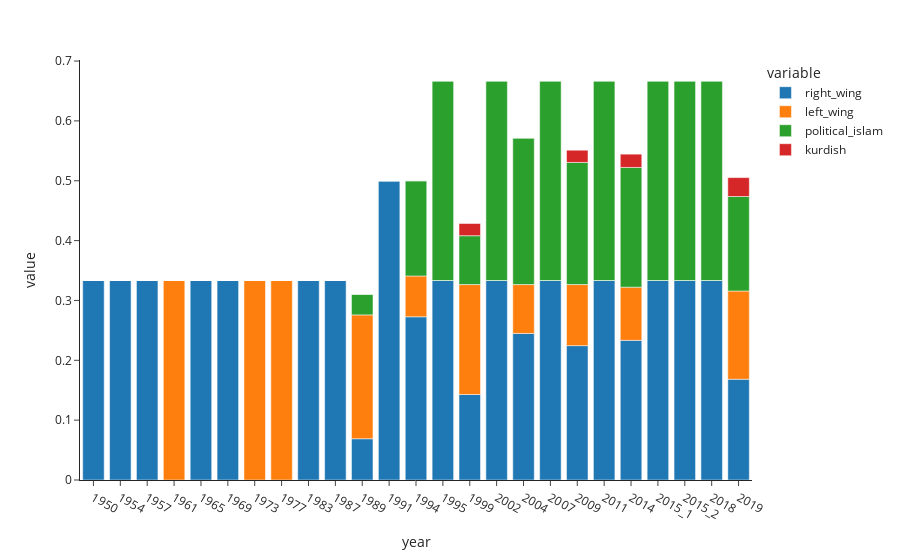

Source (notebook cell):
### Code cell
fig = px.bar(alignment[alignment.variable.isin(["left_wing", "right_wing", "political_islam", "kurdish"])], 
              x='year', y='value', color = "variable", template = "simple_white")
fig.show(height = 500, width = 1000)

### Figure 1 — Plotly figure (JSON) as saved in the notebook; plotly's stock layout.template omitted (floating-point values rounded to 4 significant figures)
{"data": [{"alignmentgroup": "True", "hovertemplate": "variable=right_wing<br>year=%{x}<br>value=%{y}<extra></extra>", "legendgroup": "right_wing", "marker": {"color": "#1F77B4", "pattern": {"shape": ""}}, "name": "right_wing", "offsetgroup": "right_wing", "orientation": "v", "showlegend": true, "textposition": "auto", "type": "bar", "x": ["1950", "1954", "1957", "1961", "1965", "1969", "1973", "1977", "1983", "1987", "1989", "1991", "1994", "1995", "1999", "2002", "2004", "2007", "2009", "2011", "2014", "2015_1", "2015_2", "2018", "2019"], "xaxis": "x", "y": [0.3333, 0.3333, 0.3333, 0, 0.3333, 0.3333, 0, 0, 0.3333, 0.3333, 0.06897, 0.5, 0.2727, 0.3333, 0.1429, 0.3333, 0.2449, 0.3333, 0.2245, 0.3333, 0.2333, 0.3333, 0.3333, 0.3333, 0.1684], "yaxis": "y"}, {"alignmentgroup": "True", "hovertemplate": "variable=left_wing<br>year=%{x}<br>value=%{y}<extra></extra>", "legendgroup": "left_wing", "marker": {"color": "#FF7F0E", "pattern": {"shape": ""}}, "name": "left_wing", "offsetgroup": "left_wing", "orientation": "v", "showlegend": true, "textposition": "auto", "type": "bar", "x": ["1950", "1954", "1957", "1961", "1965", "1969", "1973", "1977", "1983", "1987", "1989", "1991", "1994", "1995", "1999", "2002", "2004", "2007", "2009", "2011", "2014", "2015_1", "2015_2", "2018", "2019"], "xaxis": "x", "y": [0, 0, 0, 0.3333, 0, 0, 0.3333, 0.3333, 0, 0, 0.2069, 0, 0.06818, 0, 0.1837, 0, 0.08163, 0, 0.102, 0, 0.08889, 0, 0, 0, 0.1474], "yaxis": "y"}, {"alignmentgroup": "True", "hovertemplate": "variable=political_islam<br>year=%{x}<br>value=%{y}<extra></extra>", "legendgroup": "political_islam", "marker": {"color": "#2CA02C", "pattern": {"shape": ""}}, "name": "political_islam", "offsetgroup": "political_islam", "orientation": "v", "showlegend": true, "textposition": "auto", "type": "bar", "x": ["1950", "1954", "1957", "1961", "1965", "1969", "1973", "1977", "1983", "1987", "1989", "1991", "1994", "1995", "1999", "2002", "2004", "2007", "2009", "2011", "2014", "2015_1", "2015_2", "2018", "2019"], "xaxis": "x", "y": [0, 0, 0, 0, 0, 0, 0, 0, 0, 0, 0.03448, 0, 0.1591, 0.3333, 0.08163, 0.3333, 0.2449, 0.3333, 0.2041, 0.3333, 0.2, 0.3333, 0.3333, 0.3333, 0.1579], "yaxis": "y"}, {"alignmentgroup": "True", "hovertemplate": "variable=kurdish<br>year=%{x}<br>value=%{y}<extra></extra>", "legendgroup": "kurdish", "marker": {"color": "#D62728", "pattern": {"shape": ""}}, "name": "kurdish", "offsetgroup": "kurdish", "orientation": "v", "showlegend": true, "textposition": "auto", "type": "bar", "x": ["1950", "1954", "1957", "1961", "1965", "1969", "1973", "1977", "1983", "1987", "1989", "1991", "1994", "1995", "1999", "2002", "2004", "2007", "2009", "2011", "2014", "2015_1", "2015_2", "2018", "2019"], "xaxis": "x", "y": [0, 0, 0, 0, 0, 0, 0, 0, 0, 0, 0, 0, 0, 0, 0.02041, 0, 0, 0, 0.02041, 0, 0.02222, 0, 0, 0, 0.03158], "yaxis": "y"}], "layout": {"barmode": "relative", "legend": {"title": {"text": "variable"}, "tracegroupgap": 0}, "margin": {"t": 60}, "xaxis": {"anchor": "y", "domain": [0, 1], "title": {"text": "year"}}, "yaxis": {"anchor": "x", "domain": [0, 1], "title": {"text": "value"}}}}
